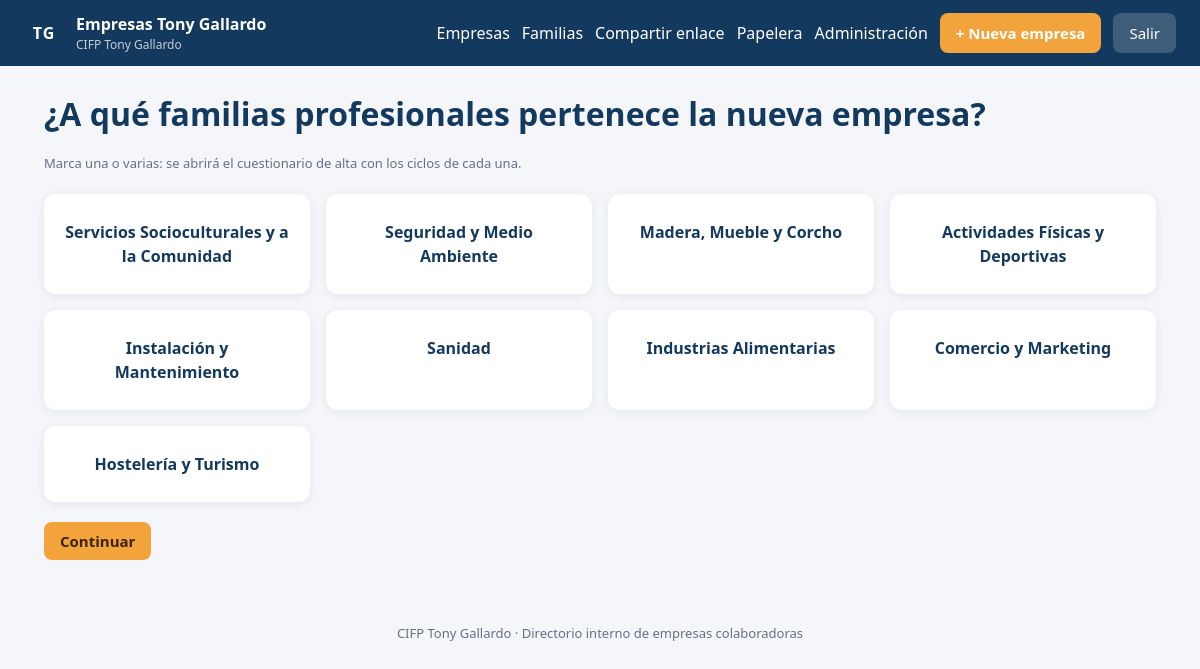
The app's page /nueva_empresa.php (signed in) with its own data.
### tables this page shows
CREATE TABLE IF NOT EXISTS familias (
  id     INT UNSIGNED NOT NULL AUTO_INCREMENT,
  nombre VARCHAR(120) NOT NULL,
  orden  SMALLINT NOT NULL DEFAULT 0,
  PRIMARY KEY (id),
  UNIQUE KEY uq_nombre (nombre)
);

### config.php (called while the page is built, shortened)
<?php
function db(): PDO
{
    static $pdo = null;
    if ($pdo === null) {
        $pdo = new PDO(
            'mysql:host=' . DB_HOST . ';dbname=' . DB_NAME . ';charset=utf8mb4',
            DB_USER,
            DB_PASS,
            [
                PDO::ATTR_ERRMODE            => PDO::ERRMODE_EXCEPTION,
                PDO::ATTR_DEFAULT_FETCH_MODE => PDO::FETCH_ASSOC,
                PDO::ATTR_EMULATE_PREPARES   => false,
            ]
        );
    }
    return $pdo;
}
function e(?string $texto): string
{
    return htmlspecialchars((string) $texto, ENT_QUOTES, 'UTF-8');
}
function familias(): array
{
    static $cache = null;
    if ($cache === null) {
        $cache = db()->query('SELECT id, nombre FROM familias ORDER BY orden, nombre')->fetchAll();
    }
    return $cache;
}

### nueva_empresa.php (the view, shortened to what this page needs)
<?php
require __DIR__ . '/config.php';
$familias = familias();
require __DIR__ . '/cabecera.php';
?>
<h1 class="titulo-pagina">¿A qué familias profesionales pertenece la nueva empresa?</h1>
<p class="migas">Marca una o varias: se abrirá el cuestionario de alta con los ciclos de cada una.</p>
<?php if (!$familias): ?>
  <p class="vacio">No hay familias profesionales dadas de alta. <a href="familias.php">Añade una primero</a>.</p>
<?php else: ?>
<form method="get" action="cuestionario_empresa.php">
  <div class="rejilla-familias">
    <?php foreach ($familias as $f): ?>
      <label class="tarjeta-familia"><input type="checkbox" name="familias[]" value="<?= (int) $f['id'] ?>"> <?= e($f['nombre']) ?></label>
    <?php endforeach; ?>
  </div>
  <p style="margin-top:20px;"><button class="boton boton--primario" type="submit">Continuar</button></p>
</form>
<?php endif; ?>
<?php require __DIR__ . '/pie.php'; ?>

### assets/estilo.css (style rules this page uses)
:root { --azul: #14395e; --azul-claro: #1f6fb2; --acento: #f2a33c; --fondo: #f4f6f9; --panel: #ffffff; --texto: #1c2430; --suave: #667084; --borde: #dde3ea; --rojo: #c0392b; --verde: #1e8e5a; --radio: 12px; --sombra: 0 2px 10px rgba(20, 57, 94, .08); }
* { box-sizing: border-box; }
body { margin: 0; font-family: "Segoe UI", system-ui, -apple-system, sans-serif; background: var(--fondo); color: var(--texto); line-height: 1.5; }
.titulo-pagina { margin: 0 0 16px; color: var(--azul); }
.migas { margin: 0; font-size: 13px; color: var(--suave); }
.boton { display: inline-block; border: none; border-radius: 8px; padding: 9px 16px; font-size: 15px; font-family: inherit; cursor: pointer; text-decoration: none; }
.boton--primario { background: var(--acento); color: #3a2405; font-weight: 600; }
.rejilla-familias { display: grid; grid-template-columns: repeat(auto-fill, minmax(240px, 1fr)); gap: 16px; margin-top: 20px; }
.tarjeta-familia { background: var(--panel); border-radius: var(--radio); box-shadow: var(--sombra); padding: 24px 18px; text-align: center; font-weight: 600; color: var(--azul); text-decoration: none; border: 2px solid transparent; transition: border-color .15s, transform .1s; }
.tarjeta-familia { position: relative; cursor: pointer; }

### records on screen
familias: nombre "Servicios Socioculturales y a la Comunidad"
familias: nombre "Seguridad y Medio Ambiente"
familias: nombre "Madera, Mueble y Corcho"
familias: nombre "Actividades Físicas y Deportivas"
familias: nombre "Instalación y Mantenimiento"
familias: nombre "Sanidad"
familias: nombre "Industrias Alimentarias"
familias: nombre "Comercio y Marketing"
familias: nombre "Hostelería y Turismo"

### other values on screen
APP_NAME "Empresas Tony Gallardo"
CENTRO "CIFP Tony Gallardo"
